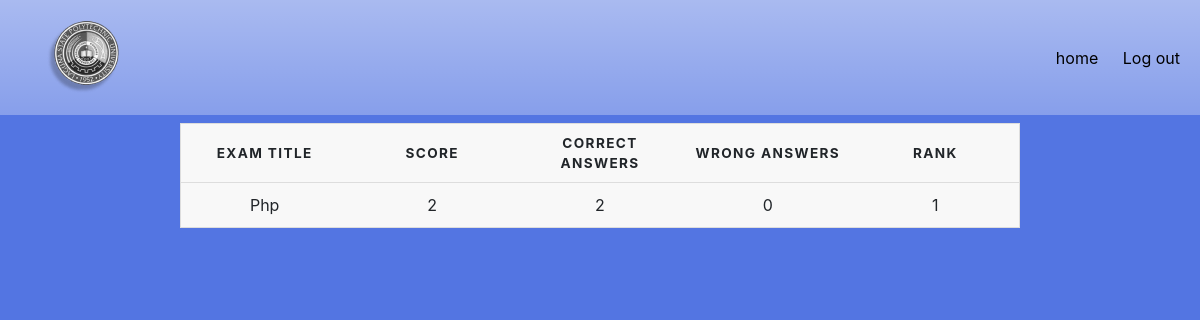
The page /pages/progress.php (signed in) on the database as committed earlier.
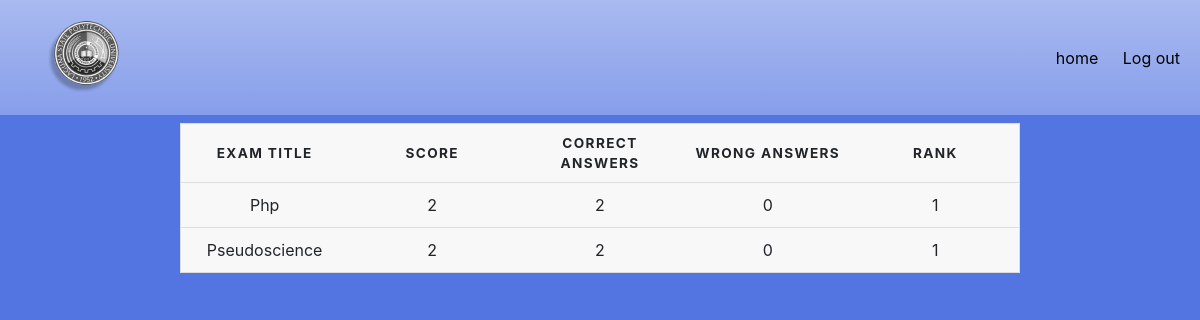
The same page on the database as committed later.
### tables this page shows
CREATE TABLE `user_scores` (
  `id` int NOT NULL,
  `user_id` int NOT NULL,
  `eid` varchar(255) NOT NULL,
  `score` int NOT NULL,
  `correct_answers` int NOT NULL,
  `wrong_answers` int NOT NULL,
  `date` timestamp NOT NULL DEFAULT CURRENT_TIMESTAMP,
  `rank` int NOT NULL DEFAULT '0',
  `retake_count` int NOT NULL DEFAULT '0'
);

CREATE TABLE `exam` (
  `title` varchar(255) NOT NULL,
  `corr` int NOT NULL,
  `wrong` int NOT NULL,
  `total` int NOT NULL,
  `tag` varchar(255) NOT NULL,
  `date` datetime NOT NULL DEFAULT CURRENT_TIMESTAMP ON UPDATE CURRENT_TIMESTAMP,
  `eid` varchar(255) NOT NULL
);

### pages/progress.php (the view, shortened to what this page needs)
<?php
include_once "../php/db_connection.php";
$user_id = $_SESSION['user_id'];
$progress_query = "
    SELECT exam.title, ranked_scores.score, ranked_scores.correct_answers, ranked_scores.wrong_answers, ranked_scores.rank_position, ranked_scores.retake_count
    FROM (
        SELECT user_id, eid, score, correct_answers, wrong_answers, retake_count,
               RANK() OVER (PARTITION BY eid ORDER BY score DESC) as rank_position
        FROM user_scores
    ) ranked_scores
    INNER JOIN exam ON ranked_scores.eid = exam.eid
    WHERE ranked_scores.user_id = '$user_id'
    ORDER BY ranked_scores.eid";
$progress_result = mysqli_query($conn, $progress_query);
?>
<!DOCTYPE html>
<html lang="en">
<head>
    <link
      rel="stylesheet"
      href="https://use.fontawesome.com/releases/v5.8.1/css/all.css"
    />
    <link
      rel="stylesheet"
      href="https://cdnjs.cloudflare.com/ajax/libs/twitter-bootstrap/4.1.3/css/bootstrap.min.css"
    />
    <link rel="stylesheet" href="../css/progress.css">
</head>
<body>
    <header class="header">
        <div class="logo">
        <img src="../icons/lslogo.png" alt="Logo" />
        </div>
        <nav class="nav-links">
            <a href = "home.php">home</a>
            <a href = "../php/logout.php">Log out</a>
        </nav>
    </header>
    <div class="content-container">
        <table>
        <thead>
            <tr>
                <th scope="col">Exam Title</th>
                <th scope="col">Score</th>
                <th scope="col">Correct Answers</th>
                <th scope="col">Wrong Answers</th>
                <th scope="col">Rank</th>
            </tr>
            </thead>
          <tbody>
            <?php
            while ($progress = mysqli_fetch_assoc($progress_result)) {
                echo "<tr>
                    <td data-label='Title'>" . htmlspecialchars($progress['title']) . "</td>
                    <td data-label='Score'>" . htmlspecialchars($progress['score']) . "</td>
                    <td data-label='Correct answers'>" . htmlspecialchars($progress['correct_answers']) . "</td>
                    <td data-label='Wrong answers'>" . htmlspecialchars($progress['wrong_answers']) . "</td>
                    <td data-label='Rank'>" . htmlspecialchars($progress['rank_position']) . "</td>
                </tr>";
            }
            ?>
            </tbody>
        </table>
    </div>
</body>
</html>

### css/progress.css (style rules this page uses)
body { background-color: #5375E2; overflow: hidden; }
.header { background: linear-gradient( to bottom, rgba(255, 255, 255, 0.5), rgba(255, 255, 255, 0.3) ); color: #fff; padding: 20px; display: flex; justify-content: space-between; align-items: center; }
.logo { font-size: 24px; }
.nav-links a { color: #000000; text-decoration: none; margin-left: 20px; }
table { border: 1px solid #000000; border-collapse: collapse; margin: auto; padding: 0; width: 70%; table-layout: fixed; }
table tr { background-color: #f8f8f8; border: 1px solid #ddd; padding: .35em; }
table th, table td { padding: .625em; text-align: center; }
table th { font-size: .85em; letter-spacing: .1em; text-transform: uppercase; }

Rows that differ between the two databases and show on the page:
added user_scores: eid.title "Pseudoscience", score "2", correct_answers "2", wrong_answers "0", rank_position "1"
